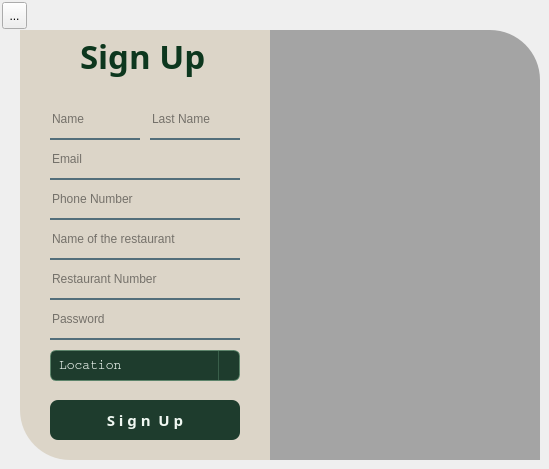
    <widget class="QWidget" name="page_2">
     <widget class="QLabel" name="label_5">
      <property name="geometry">
       <rect>
        <x>260</x>
        <y>30</y>
        <width>280</width>
        <height>430</height>
       </rect>
      </property>
      <property name="sizeIncrement">
       <size>
        <width>0</width>
        <height>0</height>
       </size>
      </property>
      <property name="styleSheet">
       <string notr="true">border-image: url(:/images/owner.png);
border-top-right-radius:50px;
</string>
      </property>
      <property name="text">
       <string/>
      </property>
     </widget>
     <widget class="QLabel" name="label_14">
      <property name="geometry">
       <rect>
        <x>260</x>
        <y>30</y>
        <width>280</width>
        <height>430</height>
       </rect>
      </property>
      <property name="styleSheet">
       <string notr="true">background-color:rgba(0, 0, 0, 80);
border-top-right-radius:50px;</string>
      </property>
      <property name="text">
       <string/>
      </property>
     </widget>
     <widget class="QLabel" name="label_15">
      <property name="geometry">
       <rect>
        <x>20</x>
        <y>30</y>
        <width>250</width>
        <height>430</height>
       </rect>
      </property>
      <property name="font">
       <font>
        <pointsize>20</pointsize>
       </font>
      </property>
      <property name="styleSheet">
       <string notr="true">background-color:rgba(220, 213, 200, 1);
border-bottom-left-radius: 50px;</string>
      </property>
      <property name="text">
       <string/>
      </property>
     </widget>
     <widget class="QLabel" name="label_16">
      <property name="geometry">
       <rect>
        <x>80</x>
        <y>30</y>
        <width>163</width>
        <height>51</height>
       </rect>
      </property>
      <property name="font">
       <font>
        <family>Rockwell</family>
        <pointsize>25</pointsize>
        <italic>false</italic>
        <bold>true</bold>
       </font>
      </property>
      <property name="styleSheet">
       <string notr="true">color:rgba(13, 55, 30, 1);</string>
      </property>
      <property name="text">
       <string>Sign Up</string>
      </property>
     </widget>
     <widget class="QComboBox" name="comboBox_SignOwnerLocation">
      <property name="geometry">
       <rect>
        <x>50</x>
        <y>350</y>
        <width>190</width>
        <height>31</height>
       </rect>
      </property>
      <property name="font">
       <font>
        <family>Courier</family>
        <pointsize>10</pointsize>
        <italic>false</italic>
        <bold>false</bold>
       </font>
      </property>
      <property name="styleSheet">
       <string notr="true">QComboBox {
    background-color: rgba(30, 60, 45, 255);     
    border: 1px solid rgba(80, 130, 100, 180);
    border-radius: 6px;
    padding: 4px 8px;
    color: #F0F8F2;                              
}

QComboBox:hover {
    background-color: rgba(45, 80, 60, 255); 
}

QComboBox::drop-down {
    subcontrol-origin: padding;
    subcontrol-position: top right;
    width: 20px;
    border-left: 1px solid rgba(100, 150, 120, 100);
}

QComboBox QAbstractItemView {
    background-color: rgba(35, 70, 50, 255);      
    selection-background-color: rgba(60, 100, 80, 255);
    color: #F0F8F2;
    border: 1px solid rgba(100, 150, 120, 100);
}

QComboBox::down-arrow {
    image: url(&quot;:/images/dropdown-icon.png&quot;);
    width: 12px;
    height: 12px;
}
</string>
      </property>
      <property name="placeholderText">
       <string>Location</string>
      </property>
      <item>
       <property name="text">
        <string>Tehran</string>
       </property>
      </item>
      <item>
       <property name="text">
        <string>Mashhad</string>
       </property>
      </item>
      <item>
       <property name="text">
        <string>Isfahan</string>
       </property>
      </item>
      <item>
       <property name="text">
        <string>Karaj</string>
       </property>
      </item>
      <item>
       <property name="text">
        <string>Tabriz</string>
       </property>
      </item>
      <item>
       <property name="text">
        <string>Shiraz</string>
       </property>
      </item>
      <item>
       <property name="text">
        <string>Ahvaz</string>
       </property>
      </item>
      <item>
       <property name="text">
        <string>Qom</string>
       </property>
      </item>
      <item>
       <property name="text">
        <string>Kermanshah</string>
       </property>
      </item>
      <item>
       <property name="text">
        <string>Urmia</string>
       </property>
      </item>
      <item>
       <property name="text">
        <string>Rasht</string>
       </property>
      </item>
      <item>
       <property name="text">
        <string>Hamadan</string>
       </property>
      </item>
      <item>
       <property name="text">
        <string>Yazd</string>
       </property>
      </item>
      <item>
       <property name="text">
        <string>Kerman</string>
       </property>
      </item>
      <item>
       <property name="text">
        <string>Ardabil</string>
       </property>
      </item>
      <item>
       <property name="text">
        <string>Bandar Abbas</string>
       </property>
      </item>
      <item>
       <property name="text">
        <string>Qazvin</string>
       </property>
      </item>
      <item>
       <property name="text">
        <string>Shahr-e Kord</string>
       </property>
      </item>
      <item>
       <property name="text">
        <string>Bandar Anzali</string>
       </property>
      </item>
      <item>
       <property name="text">
        <string>Abadan</string>
       </property>
      </item>
     </widget>
     <widget class="QPushButton" name="signUpOwnerButton">
      <property name="geometry">
       <rect>
        <x>50</x>
        <y>400</y>
        <width>190</width>
        <height>40</height>
       </rect>
      </property>
      <property name="font">
       <font>
        <family>Rockwell</family>
        <pointsize>11</pointsize>
        <bold>true</bold>
       </font>
      </property>
      <property name="styleSheet">
       <string notr="true">QPushButton#signUpOwnerButton {
    background-color: rgba(30, 60, 45, 255);    
    color: #F0F8F2;                        
    border: none;
    border-radius: 8px;
    padding: 6px 20px;
}

QPushButton#signUpOwnerButton:hover {
    background-color: rgba(45, 80, 60, 255);    
}

QPushButton#signUpOwnerButton:pressed {
    background-color: rgba(20, 40, 30, 255);    
    padding-left: 8px;
    padding-top: 8px;
}
</string>
      </property>
      <property name="text">
       <string>S i g n  U p</string>
      </property>
     </widget>
     <widget class="QToolButton" name="Ownerback">
      <property name="geometry">
       <rect>
        <x>2</x>
        <y>2</y>
        <width>25</width>
        <height>27</height>
       </rect>
      </property>
      <property name="text">
       <string>...</string>
      </property>
      <property name="icon">
       <iconset resource="resources.qrc">
        <normaloff>:/images/left-arrow.png</normaloff>:/images/left-arrow.png</iconset>
      </property>
     </widget>
     <widget class="QLineEdit" name="lineEdit_SignOwnerName">
      <property name="geometry">
       <rect>
        <x>50</x>
        <y>100</y>
        <width>90</width>
        <height>40</height>
       </rect>
      </property>
      <property name="styleSheet">
       <string notr="true">background-color:rgba(0, 0, 0, 0);
border:none;
border-bottom:2px solid rgba(46, 82, 101, 200);
color:rgba(0, 0, 0, 240);</string>
      </property>
      <property name="placeholderText">
       <string>Name</string>
      </property>
     </widget>
     <widget class="QLineEdit" name="lineEdit_SignOwnerLName">
      <property name="geometry">
       <rect>
        <x>150</x>
        <y>100</y>
        <width>90</width>
        <height>40</height>
       </rect>
      </property>
      <property name="styleSheet">
       <string notr="true">background-color:rgba(0, 0, 0, 0);
border:none;
border-bottom:2px solid rgba(46, 82, 101, 200);
color:rgba(0, 0, 0, 240);</string>
      </property>
      <property name="placeholderText">
       <string>Last Name</string>
      </property>
     </widget>
     <widget class="QLineEdit" name="lineEdit_SignOwnerEmail">
      <property name="geometry">
       <rect>
        <x>50</x>
        <y>140</y>
        <width>190</width>
        <height>40</height>
       </rect>
      </property>
      <property name="styleSheet">
       <string notr="true">background-color:rgba(0, 0, 0, 0);
border:none;
border-bottom:2px solid rgba(46, 82, 101, 200);
color:rgba(0, 0, 0, 240);</string>
      </property>
      <property name="placeholderText">
       <string>Email</string>
      </property>
     </widget>
     <widget class="QLineEdit" name="lineEdit_SignOwnerPhoneNumber">
      <property name="geometry">
       <rect>
        <x>50</x>
        <y>180</y>
        <width>190</width>
        <height>40</height>
       </rect>
      </property>
      <property name="styleSheet">
       <string notr="true">background-color:rgba(0, 0, 0, 0);
border:none;
border-bottom:2px solid rgba(46, 82, 101, 200);
color:rgba(0, 0, 0, 240);</string>
      </property>
      <property name="placeholderText">
       <string>Phone Number</string>
      </property>
     </widget>
     <widget class="QLineEdit" name="lineEdit_SignOwnerRestaurantName">
      <property name="geometry">
       <rect>
        <x>50</x>
        <y>220</y>
        <width>190</width>
        <height>40</height>
       </rect>
      </property>
      <property name="styleSheet">
       <string notr="true">background-color:rgba(0, 0, 0, 0);
border:none;
border-bottom:2px solid rgba(46, 82, 101, 200);
color:rgba(0, 0, 0, 240);</string>
      </property>
      <property name="placeholderText">
       <string>Name of the restaurant</string>
      </property>
     </widget>
     <widget class="QLineEdit" name="lineEdit_SignOwnerRestaurantNumber">
      <property name="geometry">
       <rect>
        <x>50</x>
        <y>260</y>
        <width>190</width>
        <height>40</height>
       </rect>
      </property>
      <property name="styleSheet">
       <string notr="true">background-color:rgba(0, 0, 0, 0);
border:none;
border-bottom:2px solid rgba(46, 82, 101, 200);
color:rgba(0, 0, 0, 240);</string>
      </property>
      <property name="placeholderText">
       <string>Restaurant Number</string>
      </property>
     </widget>
     <widget class="QLineEdit" name="lineEdit_SignOwnerPassword">
      <property name="geometry">
       <rect>
        <x>50</x>
        <y>300</y>
        <width>190</width>
        <height>40</height>
       </rect>
      </property>
      <property name="styleSheet">
       <string notr="true">background-color:rgba(0, 0, 0, 0);
border:none;
border-bottom:2px solid rgba(46, 82, 101, 200);
color:rgba(0, 0, 0, 240);</string>
      </property>
      <property name="placeholderText">
       <string>Password</string>
      </property>
     </widget>
    </widget>
